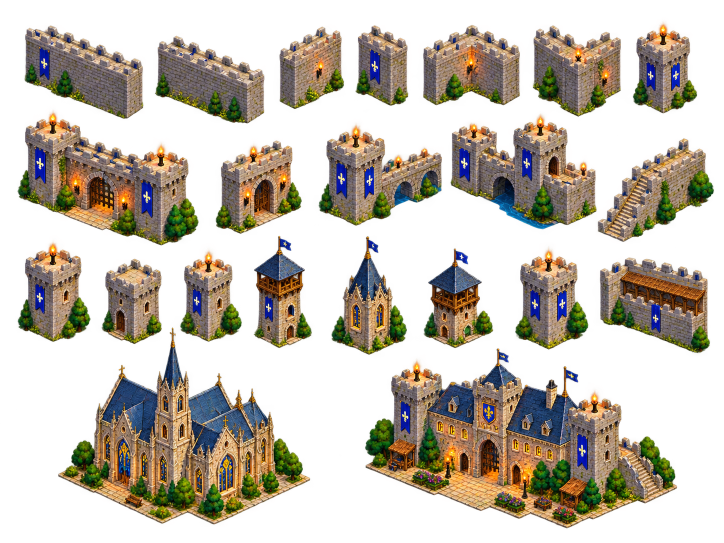
#> input picture concepts/TOWN REF/TownMap_Component4.png, 1448 x 1086 px (shown at 1/2 size)
$ python bridges.py
#> lines starting #> are read from the running program, lines starting #| are printed output that depends on the picture
"""The south road's stone bridge and the north bank's dock from the reference sheets, built locally (no AI) from sheet
pieces laid on the structures' own iso geometry, so their decks sit exactly where people walk.

  bridge_stone  BRIDGE / bridge / stone, footprint 2.0 x 7.6 (a span along ground y), deck HEIGHT 6 px above the ground
                (PropArt._stone_bridge's deck): the paving is TownMap_Component3's cobbled tile (row 1, 6th), the side
                walls TownMap_Component4's plain wall face (row 1, 2nd), the torch piers TownMap_Component3's bridge
                pier (row 2, 4th) with its painted flame cut at the bowl. Three low arches on the side wall (no ring of
                arch stones), low stone parapets (4 px) both sides, eight piers where PropArt._bridge_posts puts them
                (11 px above the deck): the engine's procedural flames burn on their bowls (keep_flames). At each road
                end a flight of STEPS steps (STEP_RISE px each) down to the ground, outside the footprint on the road,
                so a walker coming off the road climbs instead of popping up a bare end wall.
  dock          BRIDGE / dock / dock, footprint 3.0 x 1.0 (along ground x), deck 3 px above the ground (TownLayout.DOCK_H):
                drawn clean (the sheet's textures read as noise at this size): straight planks across it with even
                seams in four wood tones taken from TownMap_Component3's dock floor (row 2, 5th), edge boards, round
                posts at its corners and the middle of each long side, one crate.

The sheet's bridge is a short hump with steps; it does not lie flat at the game's deck height nor at 7.6 cells. So each
of its surfaces is sampled from the sheet through its own projection (the sheets draw at about 2.5:1, the game at 2:1)
and tiled along the run with mirrored repeats (no seam), and the piers are fitted once and pasted. Light from the left:
TownMap_Component3 lights from the right, so its pier is mirrored; the wall face (TownMap_Component4) is lit from the
left already, and the bridge's long side, a right face, takes it mirrored and shaded like the sheet wall's end face.
dock_whole_cut() is the rejected candidate of the dock review (the sheet dock cut whole with convert.py).

States: intact, damaged (bridge: cracked deck stones and steps, a broken stretch of each parapet, chipped side wall;
dock: three boards gone, two split), ruins (bridge: a stub at each bank with its steps, half an arch under each, the
middle fallen away clean; dock: clean post stumps and one plank). No idle strip.

Usage (from anywhere):
  python tools/dev/ref_convert/bridges.py [all | bridge_stone | dock] [--out <scratch dir>]
"""
import argparse
import subprocess
import sys
import tempfile
from pathlib import Path

import numpy as np
from PIL import Image, ImageFilter

sys.path.insert(0, str(Path(__file__).resolve().parent))
import convert  # noqa: E402

ROOT = convert.ROOT
B = convert.B
C3 = ROOT / "concepts" / "TOWN REF" / "TownMap_Component3.png"
C4 = ROOT / "concepts" / "TOWN REF" / "TownMap_Component4.png"
OUTLINE = np.array([34, 26, 24], float)

# --- the bridge (PropArt._stone_bridge / _bridge_posts / _parapet) ---------------------------------------------------
BW, BD, BH = 2.0, 7.6, 6.0           # footprint (ground units) and deck height (px)
LOW = -16.0                          # the walls reach this far below the ground, into the river
PARA_T, PARA_H = 0.14, 4.0           # parapet thickness (units) and height above the deck (px)
POST_IN, POST_UP = 0.08, 11.0        # piers: in from the corners (units), top above the deck (px)
ARCHES = [(0.08 + 0.3 * k, 0.32 + 0.3 * k) for k in range(3)]   # along the run, fractions of BD
ARCH_SPRING, ARCH_RISE = -10.0, 9.0
# Steps at both road ends, outside the footprint on the road (the deck and the walkable cells are unchanged): STEPS
# flights' treads STEP_RUN deep, each STEP_RISE px lower, down from the deck to the road.
STEPS, STEP_RUN, STEP_RISE = 3, 0.2, 1.5
NOSING = 0.045                       # a tread's light front edge (units)  # z of the arch's sides' top and how much higher its crown is (px)
# The sheet wall face (TownMap_Component4, the plain wall): a clean patch of its long (left) face. Its courses slope
# WALL_SLOPE px per px; WALL_TOP(x) is the face's top row at sheet column x.
WALL_X0, WALL_X1, WALL_Y0, WALL_SLOPE = 345, 405, 118, 0.47
WALL_ROWS = 37
WALL_SCALE = 0.63
WALL_SHADE = 0.8                     # the shaded (right) face, as the sheet wall's end face against its long face
# The sheet's cobbled tile (TownMap_Component3 row 1): its top face's corners (top, right, left), sheet px.
TILE_T, TILE_R, TILE_L = (1138.0, 29.0), (1231.0, 92.0), (1044.0, 93.0)
TILE_UNITS = 2.0                     # ground units the tile's top covers per side: cobbles ~5 px, as the town's paving
TILE_IN = 0.04                       # skip the tile's rim
TILE_Q = (0.28, 0.86)                # along the run: clear of the tile's two drain gutters (dark bands at q ~0.08, 0.2)
TILE_SAT = 0.65                      # the tile's ochre cobbles toned toward the town's grey stone
# The sheet bridge's front pier (TownMap_Component3 row 2): its box below the bowl; the bowl's middle is BOWL.
PIER_BOX, BOWL, PIER_SCALE = (846, 226, 884, 262), (864.5, 231.0), 0.5

# --- the dock (PropArt._dock) ----------------------------------------------------------------------------------------
DW, DD, DH = 3.0, 1.0, 3.0
# The sheet dock's plank floor: its left, front and right deck corners (sheet px) and a clean stretch of it (the rest
# has the crane, crates and the lantern on it): the drawn dock's four wood tones come from there (dock_tones()).
DECK_L, DECK_F, DECK_R = (1140.0, 291.0), (1208.0, 316.0), (1350.0, 247.0)
DECK_P = (0.25, 0.97)                # across (left edge -> front edge), fractions
DECK_Q = (0.03, 0.40)                # along (front -> right corner), fractions
POST_TOP, POST_BOT = 5.0, -6.0       # post top above the deck (px), bottom below the ground (into the water)
DOCK_SAT, DOCK_VAL = 0.72, 0.88      # the sheet wood toned toward the town's timber
FASCIA = 3.0                         # the deck's edge board (px)

PAD = 4


_cache = {}


def load(p):
    if p not in _cache:
        _cache[p] = np.array(Image.open(p).convert("RGBA")).astype(float)
    return _cache[p]


def blurred(img, sigma):
    """Premultiplied Gaussian blur (sheet px), so a downscaled bilinear read averages instead of aliasing."""
    key = (id(img), round(float(sigma), 4))
    if key in _cache:
        return _cache[key]
    _cache[key] = _blurred(img, sigma)
    return _cache[key]


def _blurred(img, sigma):
    a = img[..., 3:] / 255.0
    pm = np.concatenate([img[..., :3] * a, img[..., 3:]], -1).astype(np.uint8)
    out = []
    for ch in range(4):
        out.append(np.array(Image.fromarray(pm[..., ch]).filter(ImageFilter.GaussianBlur(float(sigma)))).astype(float))
    out = np.stack(out, -1)
    al = np.maximum(out[..., 3:], 1e-3) / 255.0
    out[..., :3] = np.clip(out[..., :3] / al, 0, 255)
    return out


# [17 lines left out: functions bilinear, pingpong, not called in this run]


class Canvas:
    """A sprite canvas for a footprint W x D whose front corner is at pixel A (the anchor). Ground point (gx, gy) is
    footprint-relative, z is px above the ground."""

    # [4 lines left out: function __init__, not called in this run]

    def pt(self, gx, gy, z):
        return (self.A[0] + 32 * ((gx - self.W) - (gy - self.D)), self.A[1] + 16 * ((gx - self.W) + (gy - self.D)) - z)

    # [5 lines left out: function _bbox, not called in this run]

    def put(self, i, j, rgb):
        self.a[j, i, :3] = rgb
        self.a[j, i, 3] = 255

    # [50 lines left out: functions top, face_x, face_y, paste, not called in this run]


# --- textures ---------------------------------------------------------------------------------------------------------
class Wall:
    """The sheet wall's masonry: wall(c, r) is the colour at game px column c, r rows below the wall's top course."""

    def __init__(self):
        self.img = blurred(load(C4), 0.45 / WALL_SCALE)
        self.cw = (WALL_X1 - WALL_X0) * WALL_SCALE
        self.rh = WALL_ROWS * WALL_SCALE

    # [13 lines left out: functions __call__, coping, not called in this run]


class Tile:
    """The sheet's cobbled tile: tile(p, q) at fractions of its top face (p toward its right corner, q its left)."""

    def __init__(self):
        edge = np.hypot(TILE_R[0] - TILE_T[0], TILE_R[1] - TILE_T[1])
        game = TILE_UNITS * np.hypot(32, 16)
        self.img = blurred(load(C3), 0.45 * edge / game)

    # [51 lines left out: functions __call__, unglow, bridge_posts, pier_piece, not called in this run]


def build_bridge(state):
    wall = Wall()
    tile = Tile()
    cop = wall.coping()
    pier, bowl = pier_piece()
    W, D, h = BW, BD, BH
    run = STEPS * STEP_RUN
    A = (64 + int(32 * run) + 12 + PAD, int(16 * (W + D)) + int(h + POST_UP) + 10 + PAD)
    cv = Canvas(int(A[0] + 32 * (D + run) + 12 + PAD), int(A[1] - LOW + PAD + 2), A, W, D)
    rng = np.random.default_rng(91)

    # What stands: the whole run, or (ruins) a stub at each bank with the middle fallen away.
    stubs = [(0.0, D)] if state != "ruins" else [(0.0, 1.7), (5.9, D)]

    # [8 lines left out: function in_arch, not called in this run]

    def arch_dark(gy, z):
        t = np.clip((z - LOW) / (ARCH_SPRING + ARCH_RISE - LOW), 0, 1)
        return np.array([40, 62, 84]) * (1 - t) + np.array([20, 26, 36]) * t

    # [4 lines left out: function side, not called in this run]

    def end(gx, z, i):            # an end wall (left face, lit)
        return wall(i, h + PARA_H - z)

    def deck(gx, gy):
        return tile(gx / TILE_UNITS, gy / TILE_UNITS)

    def cap(gx, gy):
        joint = (gy % 0.35) < 0.045
        return cop * (0.82 if joint else 1.0)

    # [19 lines left out: functions tread, flight, not called in this run]

    flight(True)
    for y0, y1 in stubs:
        cv.face_x(W, y0, y1, LOW, h, side)
        cv.top(0.0, y0, W, y1, h, deck)
    if state == "ruins":
        # The far stub's broken end: a clean cut, a left face at y = 1.7 (the near stub's faces away).
        y1 = stubs[0][1]
        cv.face_y(y1, 0.0, W, LOW, h, end)

    # Parapets: far one, its piers, near one, its piers (a broken stretch of each when damaged).
    gaps = {"far": [], "near": []}
    if state == "damaged":
        gaps = {"far": [(2.95, 3.3)], "near": [(4.0, 4.75)]}

    # [12 lines left out: functions para_z, para_top, not called in this run]

    posts = bridge_posts()
    for side_name, (px0, px1), side_posts in (("far", (0.0, PARA_T), posts[:4]), ("near", (W - PARA_T, W), posts[4:])):
        for y0, y1 in stubs:
            zf = para_z(gaps[side_name])
            # its inner (deck-side) face is a right face only on the far parapet; the near one's outer face continues
            # the side wall.
            if side_name == "far":
                cv.face_x(px1, y0, y1, h, zf, lambda gy, z, i: wall(i, h + PARA_H - z, mirror=True) * WALL_SHADE)
            else:
                cv.face_x(px1, y0, y1, h, zf, side)
            if y1 >= D:
                cv.face_y(D, px0, px1, h, h + PARA_H, end)
            cv.top(px0, y0, px1, y1, h + PARA_H, cap, keep=para_top(gaps[side_name]))
            for g0, g1 in gaps[side_name]:
                cv.top(px0, g0 + 0.12, px1, g1 - 0.12, h + 0.01, lambda gx, gy: cop * 0.7)
        for c in side_posts:
            if not any(y0 <= c[1] < y1 for y0, y1 in stubs):
                continue
            tip = cv.pt(c[0], c[1], h + POST_UP)
            cv.paste(pier, tip, bowl)

    # the deck's own riser down to the near flight's top tread (the rest of the old end wall is gone)
    cv.face_y(D, 0.0, W, h - STEP_RISE, h, end)
    flight(False)
    a = cv.a
    if state == "damaged":
        crack_deck(cv, rng)
    return a, A


# [59 lines left out: functions crack_deck, dock_tones, not called in this run]


# Plank tones along the dock (indices into dock_tones()), repeating: a fixed, even pattern, no noise.
PLANK_SEQ = (2, 1, 2, 3, 1, 2, 1, 3, 2, 1, 3, 2)
PLANK_W = 0.25                       # a plank's width along the dock (units)
SEAM = 0.035                         # the dark gap between planks (units)
DOCK_POSTS = ((0.12, 0.12), (1.5, 0.12), (2.88, 0.12), (0.12, 0.88), (1.5, 0.88), (2.88, 0.88))
CRATE = (0.3, 0.3, 0.6, 0.6, 8.0)   # x0, y0, x1, y1 (units), height (px)


# [165 lines left out: functions round_post, build_dock, dock_whole_cut, outline, finish, not called in this run]


SETS = {
    # name: (builder, footprint, height, seed, tag, role, colours, harmonize)
    "bridge_stone": (build_bridge, [BW, BD], 6, 61, "stone", "bridge", 56, True),
    "dock": (build_dock, [DW, DD], 3, 62, "dock", "dock", None, False),
}


def make(name, out_dir):
#> called with name = 'bridge_stone'
    build, fp, height, seed, tag, role, colors, harm = SETS[name]
    raw = {}
    anchor = None
    for st in ("intact", "damaged", "ruins"):
        a, A = build(st)
        raw[st] = a
        anchor = A
#> this loop made 1 pass
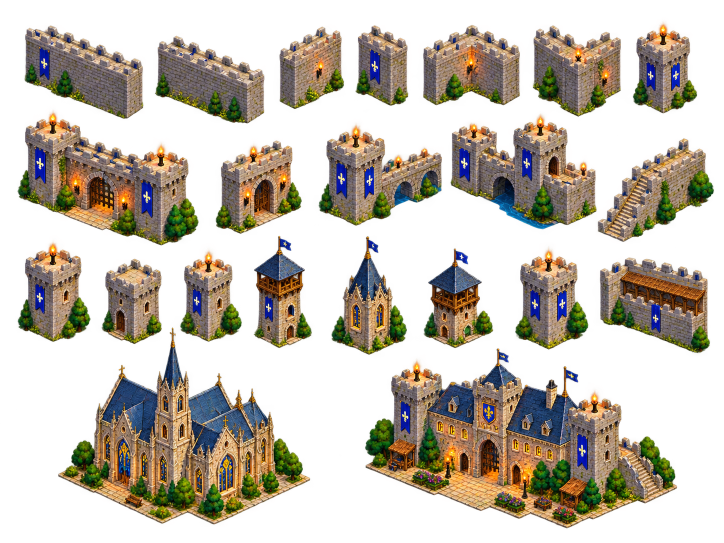
#> input picture concepts/TOWN REF/TownMap_Component4.png, 1448 x 1086 px (shown at 1/2 size)
#> pass 1, in _blurred, `a = img[..., 3:] / 255.0`:
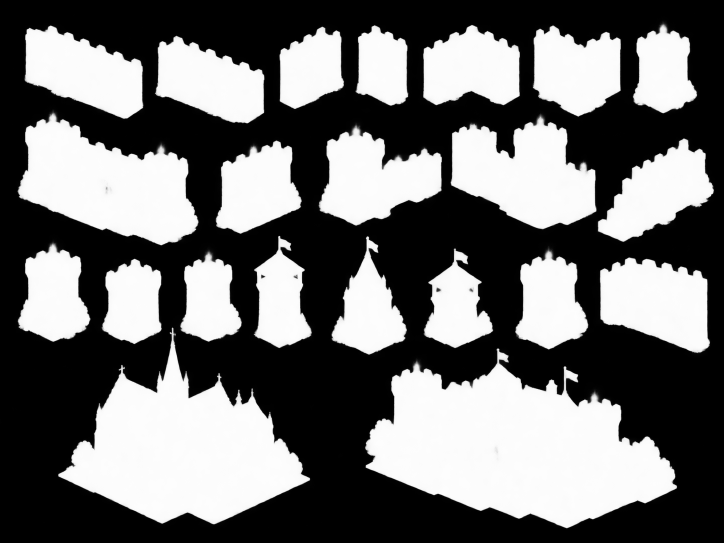
#> a: shape (1086, 1448, 1) float64 (shown at 1/2 size); min 0, max 1, mean 0.436
    done = finish([raw[s] for s in ("intact", "damaged", "ruins")], colors)
    d = out_dir / name
    d.mkdir(parents=True, exist_ok=True)
    paths = []
    for st, img in zip(("intact", "damaged", "ruins"), done):
        p = d / (st + ".png")
        Image.fromarray(img, "RGBA").save(p)
        paths.append(str(p))
    if harm:
        subprocess.run([sys.executable, str(ROOT / "tools" / "dev" / "sprite_fix.py"), "harmonize",
                        str(convert.HARMONIZE_TARGET[0]), convert.HARMONIZE_TARGET[1]] + paths, cwd=ROOT, check=True)
    h, w = done[0].shape[:2]
    entry = {"size": [w, h], "footprint": fp, "anchor": list(anchor), "height": height, "seed": seed,
             "kind": "BRIDGE", "role": role, "tag": tag}
    if name == "bridge_stone":
        entry["keep_flames"] = True
    print(name, "size", [w, h], "anchor", list(anchor))
    return entry


if __name__ == "__main__":
    p = argparse.ArgumentParser(description=__doc__, formatter_class=argparse.RawDescriptionHelpFormatter)
    p.add_argument("what", nargs="*", default=["all"])
    p.add_argument("--out", help="write the sets here instead of assets/pixellab/buildings (no manifest change)")
    a = p.parse_args()
    for n in (list(SETS) if a.what == ["all"] else a.what):
        if a.out:
            make(n, Path(a.out))
        else:
#> (the run stopped early here; a loop or call above may not have finished)

$ run again, with concepts/TOWN REF/TownMap_Component1.png copied over concepts/TOWN REF/TownMap_Component4.png
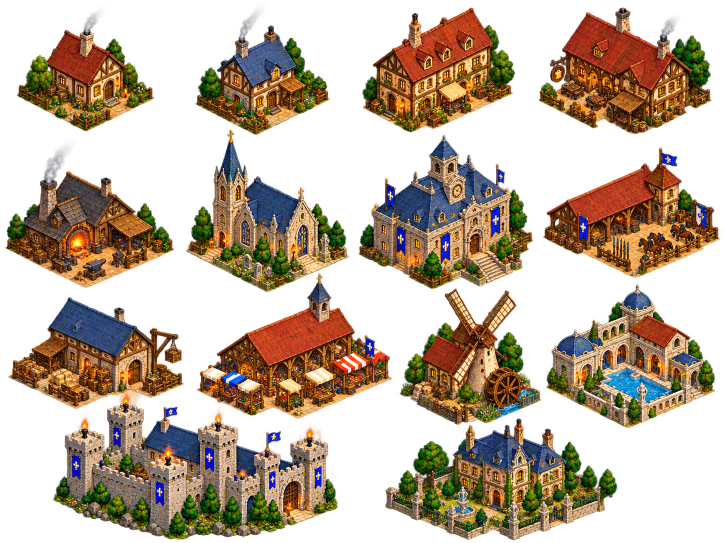
#> input picture concepts/TOWN REF/TownMap_Component1.png, 1448 x 1086 px (shown at 1/2 size)
#> the loop in make, `for st in ("intact", "damaged", "ruins"):` made 1 pass
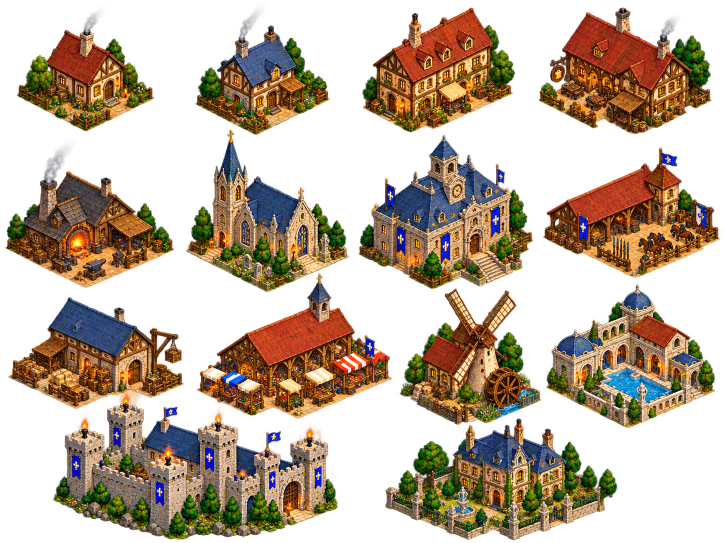
#> input picture concepts/TOWN REF/TownMap_Component4.png, 1448 x 1086 px (shown at 1/2 size)
#> pass 1, in _blurred, `a = img[..., 3:] / 255.0`:
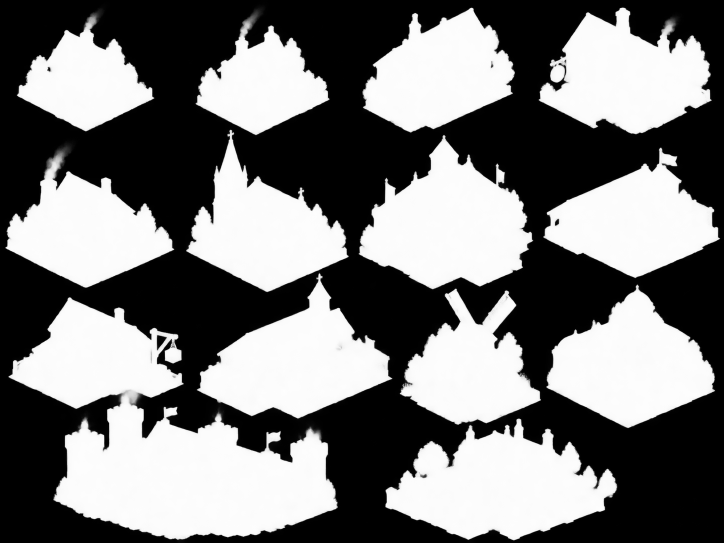
#> a: shape (1086, 1448, 1) float64 (shown at 1/2 size); min 0, max 1, mean 0.471

$ run again, with concepts/TOWN REF/TownMap_Component2.png copied over concepts/TOWN REF/TownMap_Component4.png
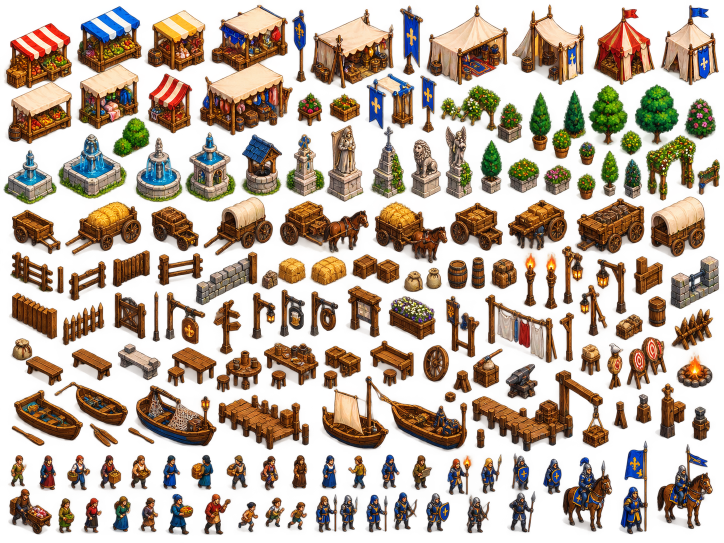
#> input picture concepts/TOWN REF/TownMap_Component2.png, 1448 x 1086 px (shown at 1/2 size)
#> the loop in make, `for st in ("intact", "damaged", "ruins"):` made 1 pass
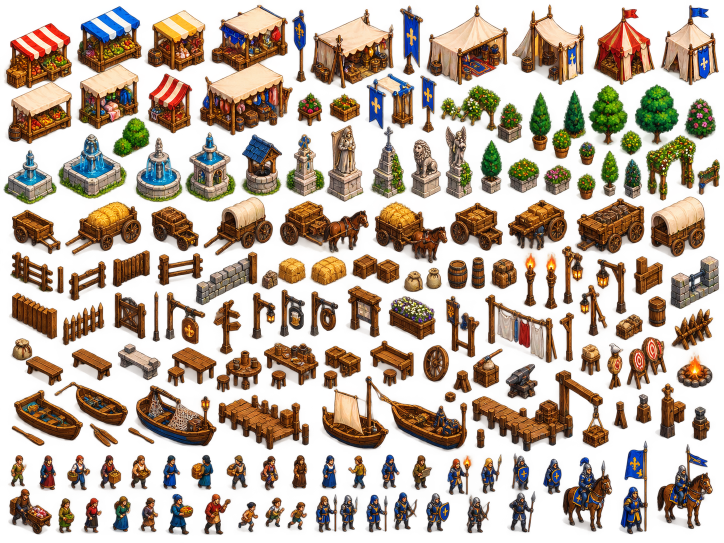
#> input picture concepts/TOWN REF/TownMap_Component4.png, 1448 x 1086 px (shown at 1/2 size)
#> pass 1, in _blurred, `a = img[..., 3:] / 255.0`:
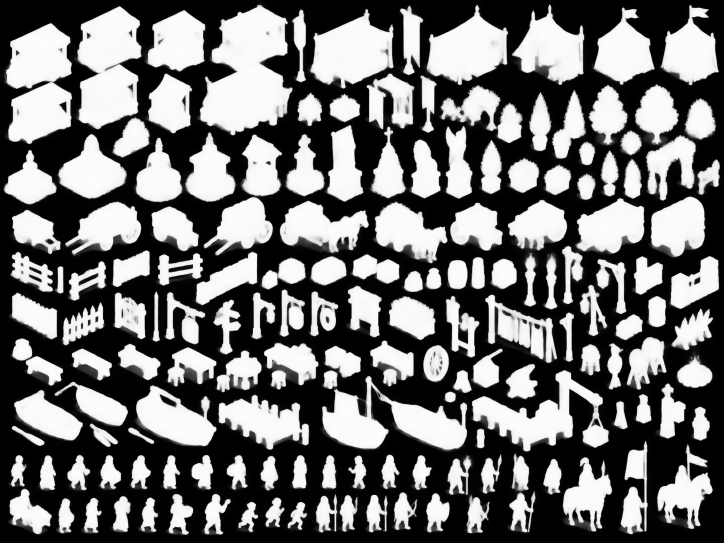
#> a: shape (1086, 1448, 1) float64 (shown at 1/2 size); min 0, max 1, mean 0.443
